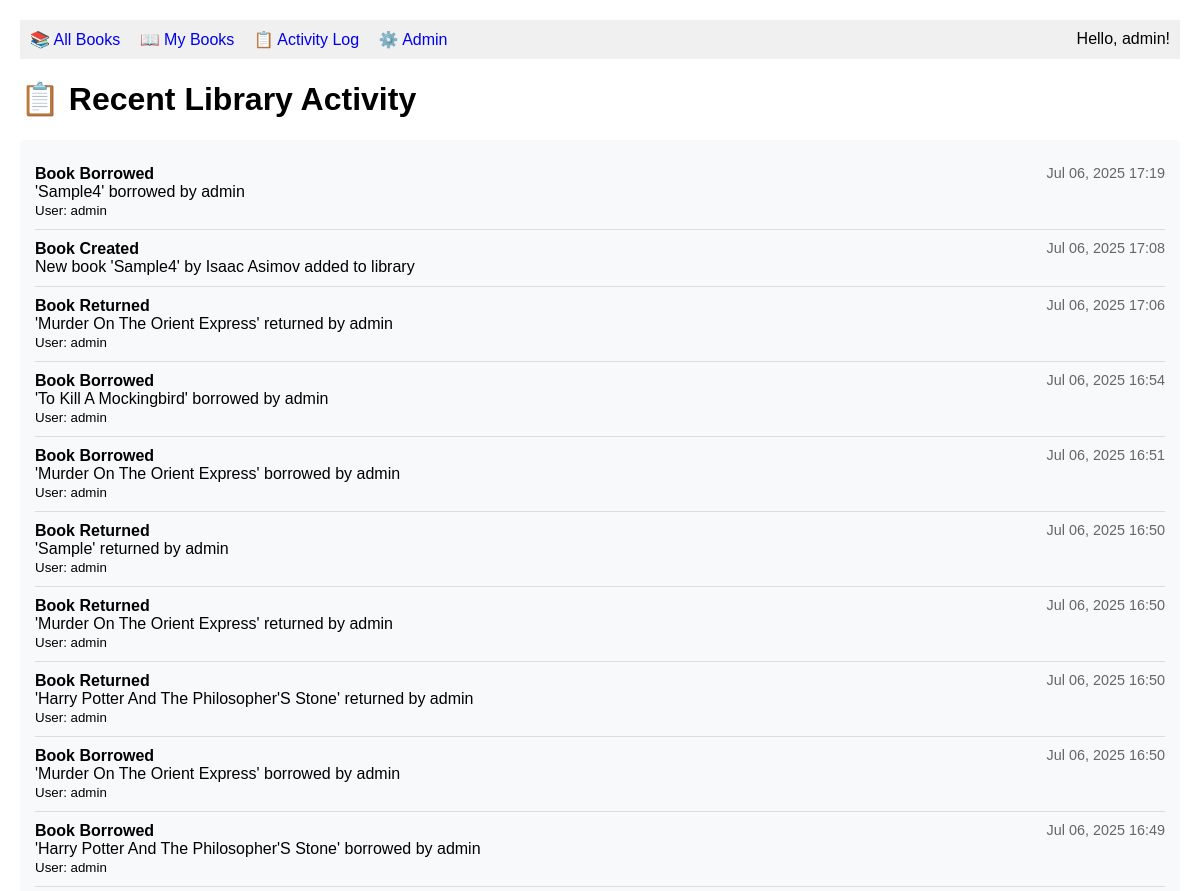
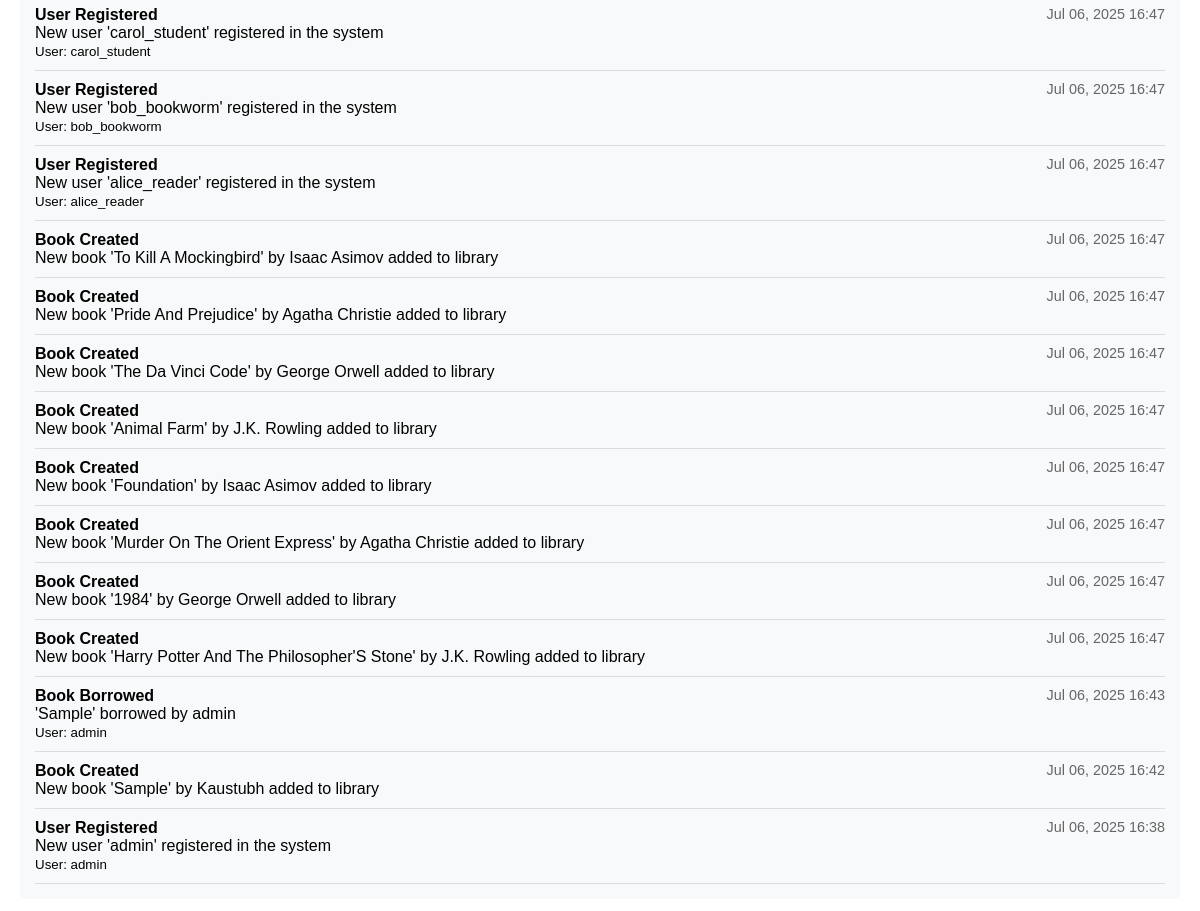
Screenshot of /activity/ (signed in) with the database file from the repository (2 pictures, top to bottom).
### app1/models.py (models this page shows, shortened)
class ActivityLog(models.Model):
    ACTION_CHOICES = [
        ('book_created', 'Book Created'),
        ('book_borrowed', 'Book Borrowed'),
        ('book_returned', 'Book Returned'),
        ('book_deleted', 'Book Deleted'),
        ('user_registered', 'User Registered'),
    ]
    action = models.CharField(max_length=20, choices=ACTION_CHOICES)
    description = models.TextField()
    user = models.ForeignKey(User, on_delete=models.SET_NULL, null=True, blank=True)
    timestamp = models.DateTimeField(auto_now_add=True)

### app1/views.py (the view)
# urls.py: path('activity/', views.activity_log, name='activity_log'),
def activity_log(request):
    activities = ActivityLog.objects.all().order_by('-timestamp')[:50]
    return render(request, 'activity_log.html', {'activities': activities})

### app1/templates/activity_log.html
{% extends 'base.html' %}
{% block content %}
<h1>📋 Recent Library Activity</h1>
<div style="background: #f8f9fa; padding: 15px; border-radius: 5px;">
    {% for activity in activities %}
    <div style="border-bottom: 1px solid #ddd; padding: 10px 0;">
        <strong>{{ activity.get_action_display }}</strong>
        <span style="color: #666; font-size: 0.9em; float: right;">
            {{ activity.timestamp|date:"M d, Y H:i" }}
        </span>
        <br>
        <span>{{ activity.description }}</span>
        {% if activity.user %}
            <br><small>User: {{ activity.user.username }}</small>
        {% endif %}
    </div>
    {% empty %}
    <p>No activity logged yet.</p>
    {% endfor %}
</div>
{% endblock %}

### app1/templates/base.html (shortened to what this page needs)
<!DOCTYPE html>
<html>
<head>
</head>
<body>
    <div class="nav">
        <a href="{% url 'book_list' %}">📚 All Books</a>
        {% if user.is_authenticated %}
            <a href="{% url 'my_books' %}">📖 My Books</a>
            <a href="{% url 'activity_log' %}">📋 Activity Log</a>
            <a href="/admin/">⚙️ Admin</a>
            <span style="float: right;">Hello, {{ user.username }}!</span>
        {% else %}
            <a href="/admin/">🔐 Login</a>
        {% endif %}
    </div>
    {% block content %}{% endblock %}
</body>
</html>

### app1/templates/base.html (style rules this page uses)
body { font-family: Arial, sans-serif; margin: 20px; }
.nav { background: #f0f0f0; padding: 10px; margin-bottom: 20px; }
.nav a { margin-right: 15px; text-decoration: none; }

### rows the page displays
ActivityLog: action "Book Borrowed", timestamp "Jul 06, 2025 17:19", description "'Sample4' borrowed by admin", user.username "admin"
ActivityLog: action "Book Created", timestamp "Jul 06, 2025 17:08", description "New book 'Sample4' by Isaac Asimov added to library"
ActivityLog: action "Book Returned", timestamp "Jul 06, 2025 17:06", description "'Murder On The Orient Express' returned by admin", user.username "admin"
ActivityLog: action "Book Borrowed", timestamp "Jul 06, 2025 16:54", description "'To Kill A Mockingbird' borrowed by admin", user.username "admin"
ActivityLog: action "Book Borrowed", timestamp "Jul 06, 2025 16:51", description "'Murder On The Orient Express' borrowed by admin", user.username "admin"
ActivityLog: action "Book Returned", timestamp "Jul 06, 2025 16:50", description "'Sample' returned by admin", user.username "admin"
ActivityLog: action "Book Returned", timestamp "Jul 06, 2025 16:50", description "'Murder On The Orient Express' returned by admin", user.username "admin"
ActivityLog: action "Book Returned", timestamp "Jul 06, 2025 16:50", description "'Harry Potter And The Philosopher'S Stone' returned by admin", user.username "admin"
ActivityLog: action "Book Borrowed", timestamp "Jul 06, 2025 16:50", description "'Murder On The Orient Express' borrowed by admin", user.username "admin"
ActivityLog: action "Book Borrowed", timestamp "Jul 06, 2025 16:49", description "'Harry Potter And The Philosopher'S Stone' borrowed by admin", user.username "admin"
ActivityLog: action "User Registered", timestamp "Jul 06, 2025 16:47", description "New user 'carol_student' registered in the system", user.username "carol_student"
ActivityLog: action "User Registered", timestamp "Jul 06, 2025 16:47", description "New user 'bob_bookworm' registered in the system", user.username "bob_bookworm"
ActivityLog: action "User Registered", timestamp "Jul 06, 2025 16:47", description "New user 'alice_reader' registered in the system", user.username "alice_reader"
ActivityLog: action "Book Created", timestamp "Jul 06, 2025 16:47", description "New book 'To Kill A Mockingbird' by Isaac Asimov added to library"
ActivityLog: action "Book Created", timestamp "Jul 06, 2025 16:47", description "New book 'Pride And Prejudice' by Agatha Christie added to library"
ActivityLog: action "Book Created", timestamp "Jul 06, 2025 16:47", description "New book 'The Da Vinci Code' by George Orwell added to library"
ActivityLog: action "Book Created", timestamp "Jul 06, 2025 16:47", description "New book 'Animal Farm' by J.K. Rowling added to library"
ActivityLog: action "Book Created", timestamp "Jul 06, 2025 16:47", description "New book 'Foundation' by Isaac Asimov added to library"
ActivityLog: action "Book Created", timestamp "Jul 06, 2025 16:47", description "New book 'Murder On The Orient Express' by Agatha Christie added to library"
ActivityLog: action "Book Created", timestamp "Jul 06, 2025 16:47", description "New book '1984' by George Orwell added to library"
ActivityLog: action "Book Created", timestamp "Jul 06, 2025 16:47", description "New book 'Harry Potter And The Philosopher'S Stone' by J.K. Rowling added to library"
ActivityLog: action "Book Borrowed", timestamp "Jul 06, 2025 16:43", description "'Sample' borrowed by admin", user.username "admin"
ActivityLog: action "Book Created", timestamp "Jul 06, 2025 16:42", description "New book 'Sample' by Kaustubh added to library"
ActivityLog: action "User Registered", timestamp "Jul 06, 2025 16:38", description "New user 'admin' registered in the system", user.username "admin"

### other values shown
{{ user.username }} "admin"
